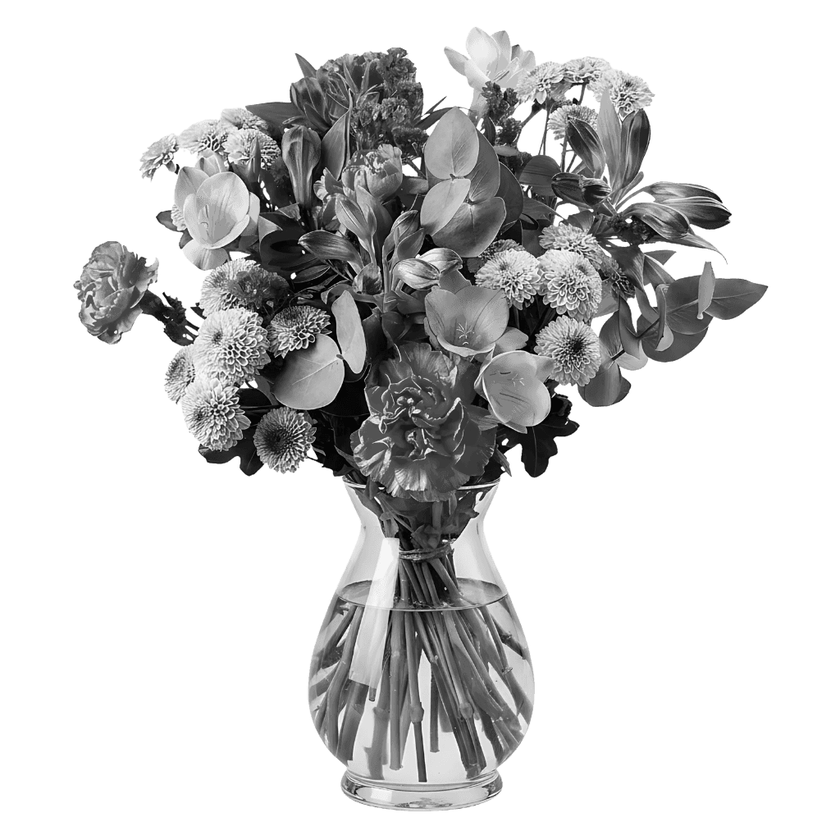
#> input picture histogram binarisation/resources/kwiatki.png, 840 x 840 px, shrunk from 1024 x 1024 before the run
$ python otsu_11x11.py
#> lines starting #> are read from the running program, lines starting #| are printed output that depends on the picture; after the words box and inside, x2 and y2 are one past the last pixel; in counts of white or black regions, pixels touching at a corner belong together
import os
import cv2
import numpy as np
import time

def otsu_threshold(hist):
    # works for histograms of any length
    n = hist.size
    total = hist.sum()
    if total == 0:
        return 0
    sumB = 0.0
    wB = 0.0
    maximum = -1.0
    # index vector matches histogram length
    idx = np.arange(n, dtype=float)
    sum1 = np.dot(idx, hist)

    threshold = 0
    for t in range(n):
        wB += hist[t]
        if wB == 0:
            continue
        wF = total - wB
        if wF == 0:
            break
        sumB += t * hist[t]
        mB = sumB / wB
        mF = (sum1 - sumB) / wF
        between = wB * wF * (mB - mF) ** 2
        if between > maximum:
            maximum = between
            threshold = t
    return int(threshold)

def local_otsu_11x11(infile="resources/kwiatki.png", outdir="output"):
#> called with infile = 'resources/kwiatki.png', outdir = 'output'
    img = cv2.imread(infile, cv2.IMREAD_GRAYSCALE)
#> img is the input picture: shape (840, 840); min 0, max 255, mean 206.4
    if img is None:
        raise FileNotFoundError(f"Input image not found: {infile}")

    # pad symmetrically (5 pixels on each side for 11x11 window)
    pad = 5
    padded = cv2.copyMakeBorder(img, pad, pad, pad, pad, cv2.BORDER_REFLECT)
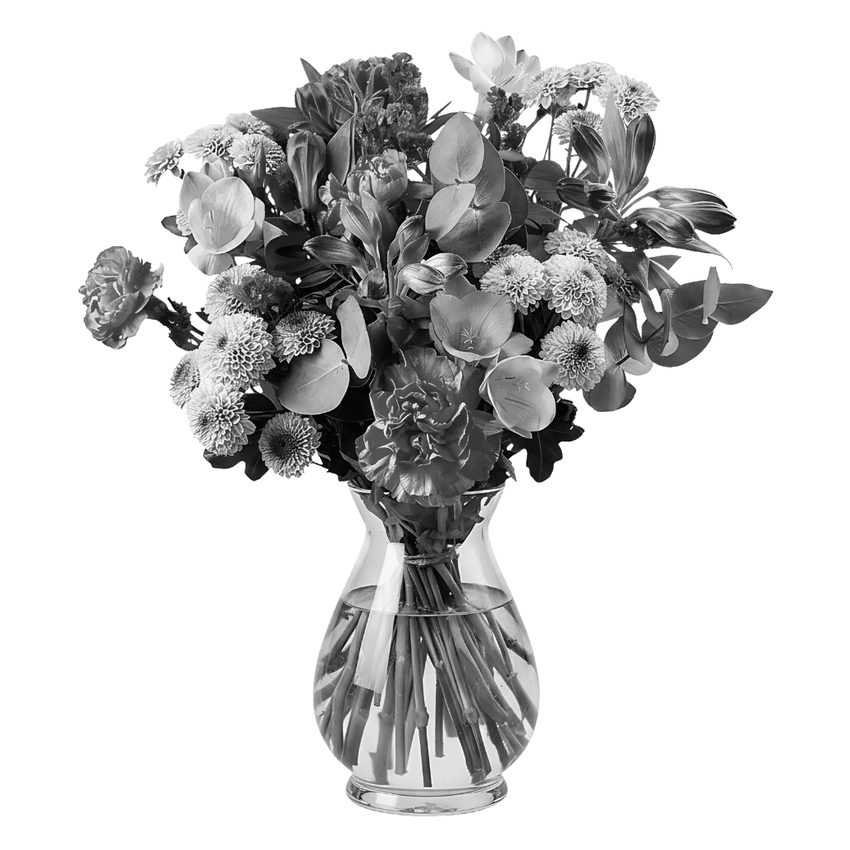
#> padded: shape (850, 850); min 0, max 255, mean 207.5

    out = np.zeros_like(img, dtype=np.uint8)
    h, w = img.shape
#> h = 840; w = 840

    for y in range(h):
        for x in range(w):
            window = padded[y:y+11, x:x+11]
            hist = cv2.calcHist([window], [0], None, [256], [0,256]).ravel()
            T = otsu_threshold(hist)
            out[y, x] = 255 if img[y, x] > T else 0
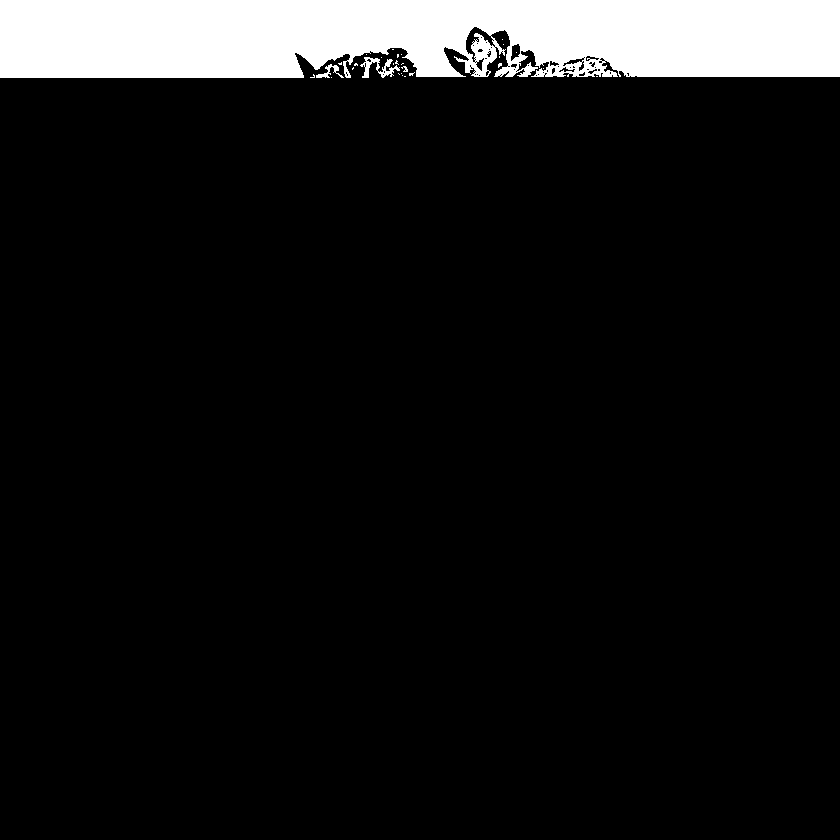
#> out: shape (840, 840); 8.7% white; 29 white regions (25 under 20 px), largest, box (x1, y1, x2, y2) and area: (0, 0, 840, 78) 60566, (360, 57, 400, 78) 324, (316, 64, 344, 78) 132, (401, 66, 408, 72) 22

    os.makedirs(outdir, exist_ok=True)
    out_path = os.path.join(outdir, "local_otsu_11x11.png")
    cv2.imwrite(out_path, out)
    print(f"Saved local Otsu result to: {out_path}")

    # optional: save side-by-side comparison (grayscale + segmentation colored)
    cmp = np.hstack((img, out))
    cv2.imwrite("output/comparison_11x11_kwiatki.png", cmp)

if __name__ == "__main__":
    t0 = time.perf_counter()
#> (the run stopped early here; a loop or call above may not have finished)
